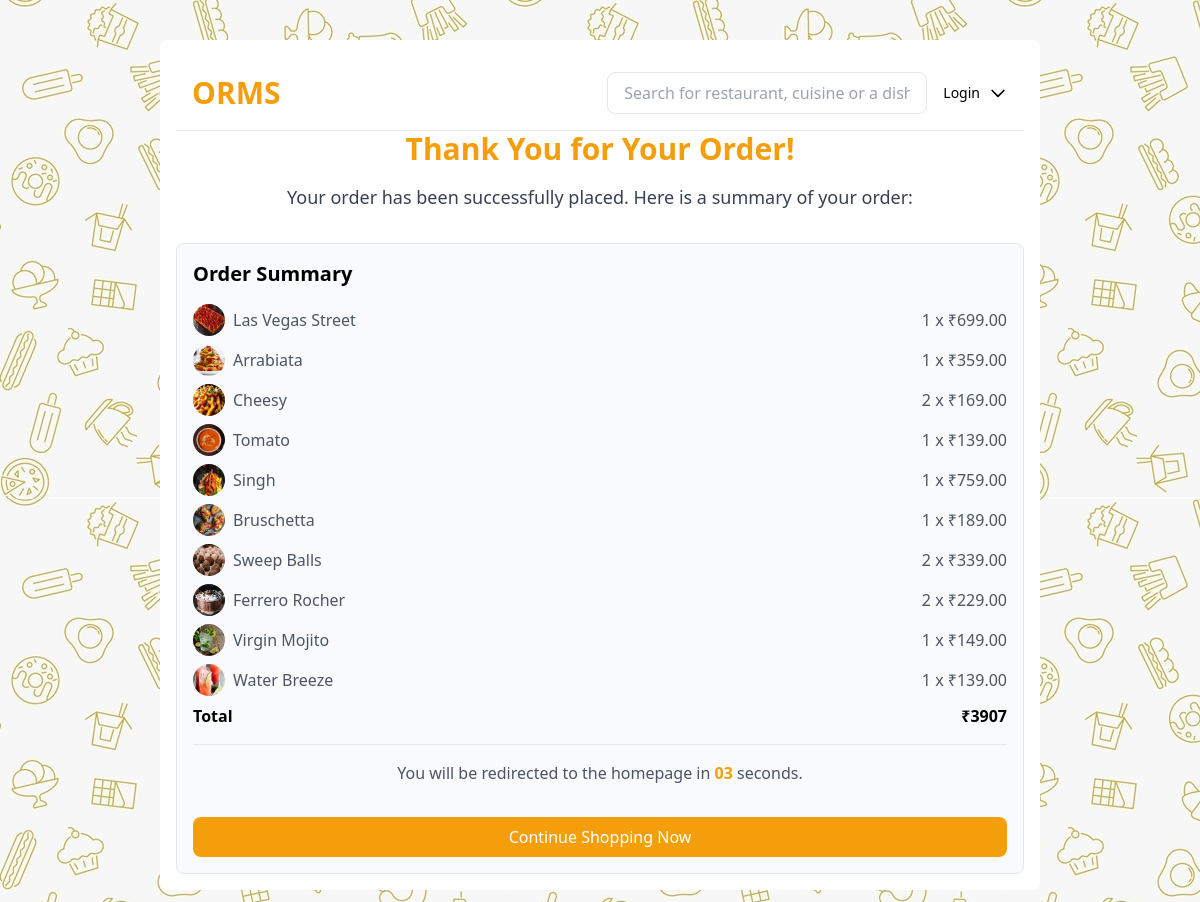
Screenshot of /order.php?ord=ORDER_BAAB43849394 with the database file from the repository.
### tables this page shows
CREATE TABLE `product` (
  `id` int(11) NOT NULL,
  `product_id` char(16) NOT NULL,
  `product_img` varchar(255) DEFAULT NULL,
  `product_name` varchar(100) NOT NULL,
  `product_description` text DEFAULT NULL,
  `product_category_id` char(16) NOT NULL,
  `isveg` tinyint(1) NOT NULL DEFAULT 0,
  `product_price` decimal(10,2) NOT NULL,
  `product_status` tinyint(1) NOT NULL DEFAULT 1,
  `created_at` timestamp NOT NULL DEFAULT current_timestamp(),
  `updated_at` timestamp NOT NULL DEFAULT current_timestamp() ON UPDATE current_timestamp()
);

### order.php (the view, shortened to what this page needs)
<?php
include 'includes/conn.php';
$order_id = isset($_GET['ord']) ? $_GET['ord'] : '';
if ($order_id) {
    $stmt = $conn->prepare("SELECT products, total_price FROM order_history WHERE order_id = ?");
    $stmt->bind_param("s", $order_id);
    $stmt->execute();
    $result = $stmt->get_result();
    $order = $result->fetch_assoc();
    if ($order) {
        $products = json_decode($order['products'], true);
    } else {
        $products = [];
        $total_price = 0;
    }
} else {
    $products = [];
    $total_price = 0;
}
?>
<!DOCTYPE html>
<html lang="en">
<head>
    <link href="https://cdn.jsdelivr.net/npm/tailwindcss@latest/dist/tailwind.min.css" rel="stylesheet">
</head>
<body class="lg:mx-40" style="background-image: url('assets/img/background.jpg'); background-repeat: repeat;">
<div class="bg-white w-full lg:my-10 mx-auto p-4 rounded-lg">
        <header class="flex flex-col md:flex-row items-center justify-between p-4 border-b">
            <div class="flex items-center mb-4 md:mb-0">
                <h1 class="text-3xl font-bold text-yellow-500">ORMS</h1>
            </div>
            <div class="flex items-center space-x-4">
                <input type="text" placeholder="Search for restaurant, cuisine or a dish" class="px-4 py-2 border rounded-lg w-full md:w-80">
                <div class="flex items-center space-x-2 relative cursor-pointer" id="dropdownButton">
                    <span class="text-sm"><?php if (isset($_SESSION['fullname'])) {
                        echo $_SESSION['fullname'];?>
                    </span>
                    <svg class="w-5 h-5" fill="none" stroke="currentColor" viewBox="0 0 24 24" xmlns="http://www.w3.org/2000/svg">
                        <path stroke-linecap="round" stroke-linejoin="round" stroke-width="2" d="M19 9l-7 7-7-7"></path>
                    </svg>
                    <div class="absolute right-0 top-0 mt-2 w-48 bg-white border rounded shadow-lg hidden" id="dropdownMenu">
                        <a href="index" class="block px-4 py-2 text-sm text-gray-700 hover:bg-gray-100">Home</a>
                        <a href="order_history" class="block px-4 py-2 text-sm text-gray-700 hover:bg-gray-100">Order History</a>
                        <a href="logout" class="block px-4 py-2 text-sm text-gray-700 hover:bg-gray-100">Logout</a>
                    </div>
                <?php } else{?>
                     Login
                    </span>
                    <svg class="w-5 h-5" fill="none" stroke="currentColor" viewBox="0 0 24 24" xmlns="http://www.w3.org/2000/svg">
                        <path stroke-linecap="round" stroke-linejoin="round" stroke-width="2" d="M19 9l-7 7-7-7"></path>
                    </svg>
                <?php }?>
                </div>
            </div>
        </header>
  <div class="text-center mb-8">
    <h2 class="text-3xl font-bold text-yellow-500 mb-4">Thank You for Your Order!</h2>
    <p class="text-lg text-gray-700 mb-4">Your order has been successfully placed. Here is a summary of your order:</p>
  </div>
  <div class="border rounded-lg overflow-hidden p-4 bg-gray-50">
    <h3 class="font-bold text-xl mb-4">Order Summary</h3>
    <div class="border-b pb-4 mb-4">
      <?php if (!empty($products)): ?>
        <?php $total_amount = 0; ?>
        <?php foreach ($products as $product): ?>
            <?php
            $stmt = $conn->prepare("SELECT product_img, product_name, product_price FROM product WHERE product_id = ?");
            $stmt->bind_param("s", $product['product_id']);
            $stmt->execute();
            $result = $stmt->get_result();
            $product_info = $result->fetch_assoc();
            $item_total = $product_info['product_price'] * $product['quantity'];
            $total_amount += $item_total;
            ?>
            <div class="flex justify-between items-center mb-2">
              <div class="flex items-center">
                <img src="<?php echo $product_info['product_img']; ?>" alt="<?php echo $product_info['product_name']; ?>" class="w-8 h-8 rounded-full mr-2">
                <span class="text-gray-600"><?php echo $product_info['product_name']; ?></span>
              </div>
              <span class="text-gray-600"><?php echo $product['quantity']; ?> x ₹<?php echo $product_info['product_price']; ?></span>
            </div>
        <?php endforeach; ?>
        <div class="flex justify-between items-center font-bold">
          <span>Total</span>
          <span>₹<?php echo $total_amount; ?></span>
        </div>
      <?php else: ?>
        <p class="text-gray-600">No products found for this order.</p>
      <?php endif; ?>
    </div>
    <div class="text-center">
      <p class="text-gray-600 mb-4">You will be redirected to the homepage in <span id="countdown" class="font-bold text-yellow-500">05</span> seconds.</p>
      <button class="w-full bg-yellow-500 text-white py-2 rounded-lg mt-4" onclick="window.location.href='index'">Continue Shopping Now</button>
    </div>
  </div>
</div>
</body>
</html>

### rows the page displays
product: product_img (picture), product_name "Las Vegas Street", quantity "1", product_price "699.00"
product: product_img (picture), product_name "Arrabiata", quantity "1", product_price "359.00"
product: product_img (picture), product_name "Cheesy", quantity "2", product_price "169.00"
product: product_img (picture), product_name "Tomato", quantity "1", product_price "139.00"
product: product_img (picture), product_name "Singh", quantity "1", product_price "759.00"
product: product_img+product_name (picture), product_name "Bruschetta", quantity "1", product_price "189.00"
product: product_img (picture), product_name "Sweep Balls", quantity "2", product_price "339.00"
product: product_img (picture), product_name "Ferrero Rocher", quantity "2", product_price "229.00"
product: product_img (picture), product_name "Virgin Mojito", quantity "1", product_price "149.00"
product: product_img (picture), product_name "Water Breeze", quantity "1", product_price "139.00"

### other values shown
$total_amount "3907"
